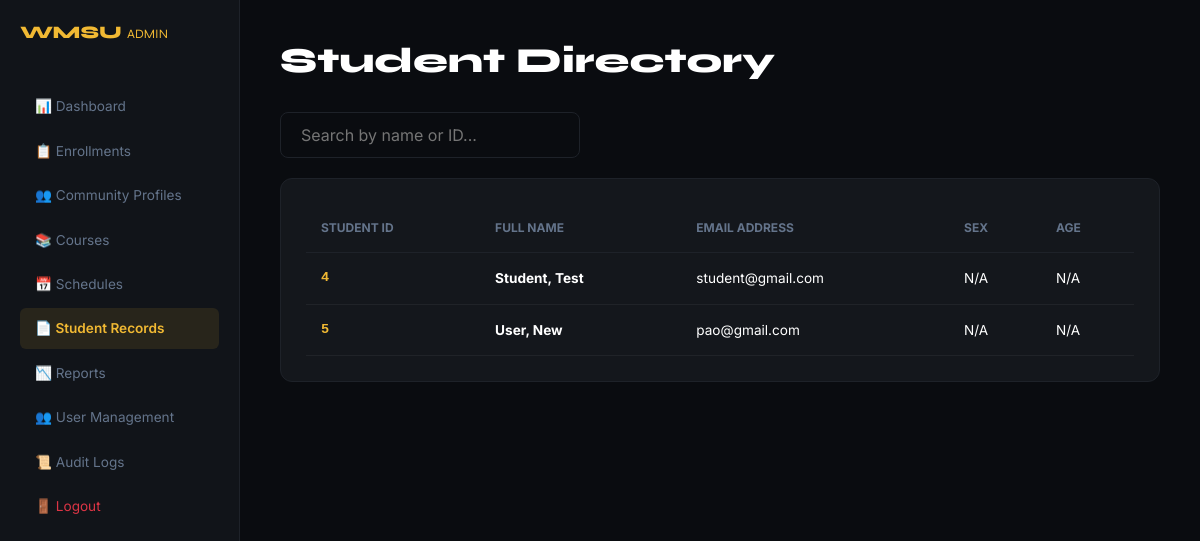
The app's page /admin/students.php (signed in) with its own data.
### tables this page shows
CREATE TABLE `students` (
  `student_id` int(11) NOT NULL,
  `user_id` int(11) NOT NULL,
  `surname` varchar(100) DEFAULT NULL,
  `first_name` varchar(100) DEFAULT NULL,
  `email` varchar(255) DEFAULT NULL
);

CREATE TABLE `users` (
  `user_id` int(11) NOT NULL,
  `name` varchar(255) NOT NULL,
  `email` varchar(255) NOT NULL,
  `password_hash` varchar(255) NOT NULL,
  `role` enum('student','admin','superadmin') DEFAULT 'student',
  `is_active` tinyint(1) DEFAULT 1,
  `created_at` timestamp NULL DEFAULT current_timestamp()
);

### admin/students.php (the view, shortened to what this page needs)
<?php
require_once __DIR__ . '/../config/database.php';
$query = "SELECT s.*, u.email as account_email
          FROM students s
          LEFT JOIN users u ON s.user_id = u.user_id
          ORDER BY s.surname ASC";
$students = $pdo->query($query)->fetchAll();
?>
<!DOCTYPE html>
<html lang="en">
<head>
    <link href="https://cdn.jsdelivr.net/npm/bootstrap@5.3.0/dist/css/bootstrap.min.css" rel="stylesheet">
</head>
<body>
    <aside class="sidebar">
        <a href="dashboard.php" class="sidebar-brand">WMSU <span style="font-weight:400; font-size:0.8rem;">ADMIN</span></a>
        <nav>
            <a href="dashboard.php" class="nav-link">📊 Dashboard</a>
            <a href="enrollments.php" class="nav-link">📋 Enrollments</a>
            <a href="community.php" class="nav-link">👥 Community Profiles</a>
            <a href="courses.php" class="nav-link">📚 Courses</a>
            <a href="schedules.php" class="nav-link">📅 Schedules</a>
            <a href="students.php" class="nav-link active">📄 Student Records</a>
            <a href="reports.php" class="nav-link">📉 Reports</a>
            <a href="users.php" class="nav-link">👥 User Management</a>
            <a href="audit.php" class="nav-link">📜 Audit Logs</a>
            <a href="../auth/logout.php" class="nav-link text-danger">🚪 Logout</a>
        </nav>
    </aside>
    <div class="main-wrapper">
        <main class="content-area">
            <h1 class="page-title">Student Directory</h1>
            <input type="text" id="studentSearch" class="search-bar" placeholder="Search by name or ID...">
            <div class="card-main">
                <table class="custom-table" id="studentTable">
                    <thead>
                        <tr>
                            <th>Student ID</th>
                            <th>Full Name</th>
                            <th>Email Address</th>
                            <th>Sex</th>
                            <th>Age</th>
                        </tr>
                    </thead>
                    <tbody>
                        <?php foreach($students as $s): ?>
                        <tr>
                            <td class="student-id"><?= htmlspecialchars($s['student_id']) ?></td>
                            <td class="fw-bold">
                                <?php
                                    $full_name = htmlspecialchars($s['surname']) . ', ' .
                                                 htmlspecialchars($s['first_name']) . ' ' .
                                                 htmlspecialchars($s['middle_name'] ?? '');
                                    echo trim($full_name);
                                ?>
                            </td>
                            <td class="text-white"><?= htmlspecialchars($s['account_email'] ?? 'No Account') ?></td>
                            <td><?= htmlspecialchars($s['sex'] ?? 'N/A') ?></td>
                            <td><?= htmlspecialchars($s['age'] ?? 'N/A') ?></td>
                        </tr>
                        <?php endforeach; ?>
                    </tbody>
                </table>
            </div>
        </main>
    </div>
</body>
</html>

### admin/students.php (style rules this page uses)
:root { --bg: #0a0c10; --sidebar-bg: #111419; --card-bg: #14171c; --gold: #f1b933; --border: #1e2229; --text-muted: #64748b; }
body { background: var(--bg); color: white; font-family: 'Inter', sans-serif; display: flex; margin: 0; }
.sidebar { width: 240px; height: 100vh; background: var(--sidebar-bg); border-right: 1px solid var(--border); padding: 20px; position: fixed; }
.sidebar-brand { font-family: 'Syne', sans-serif; font-weight: 800; color: var(--gold); font-size: 1.1rem; text-decoration: none; display: block; margin-bottom: 40px; }
.nav-link { color: var(--text-muted); padding: 10px 15px; border-radius: 6px; margin-bottom: 4px; display: flex; align-items: center; gap: 10px; text-decoration: none; font-size: 0.85rem; }
.nav-link.active { background: rgba(241, 185, 51, 0.1); color: var(--gold); font-weight: 600; }
.main-wrapper { margin-left: 240px; width: calc(100% - 240px); min-height: 100vh; }
.content-area { padding: 40px; max-width: 1200px; }
h1.page-title { font-family: 'Syne', sans-serif; font-weight: 800; font-size: 2.2rem; margin-bottom: 30px; }
.card-main { background: var(--card-bg); border: 1px solid var(--border); padding: 25px; border-radius: 12px; }
.custom-table { width: 100%; color: white; border-collapse: collapse; }
.custom-table th { color: var(--text-muted); font-size: 0.75rem; text-transform: uppercase; padding: 15px; border-bottom: 1px solid var(--border); }
.custom-table td { padding: 15px; border-bottom: 1px solid rgba(255,255,255,0.05); font-size: 0.85rem; }
.student-id { font-family: monospace; color: var(--gold); font-weight: 600; }
.search-bar { background: #0a0c10; border: 1px solid var(--border); color: white; border-radius: 8px; padding: 10px 20px; width: 300px; margin-bottom: 20px; }

### records on screen
students: student_id "4", full_name "Student, Test", user.email "student@gmail.com", sex "N/A", age "N/A"
students: student_id "5", full_name "User, New", user.email "pao@gmail.com", sex "N/A", age "N/A"
